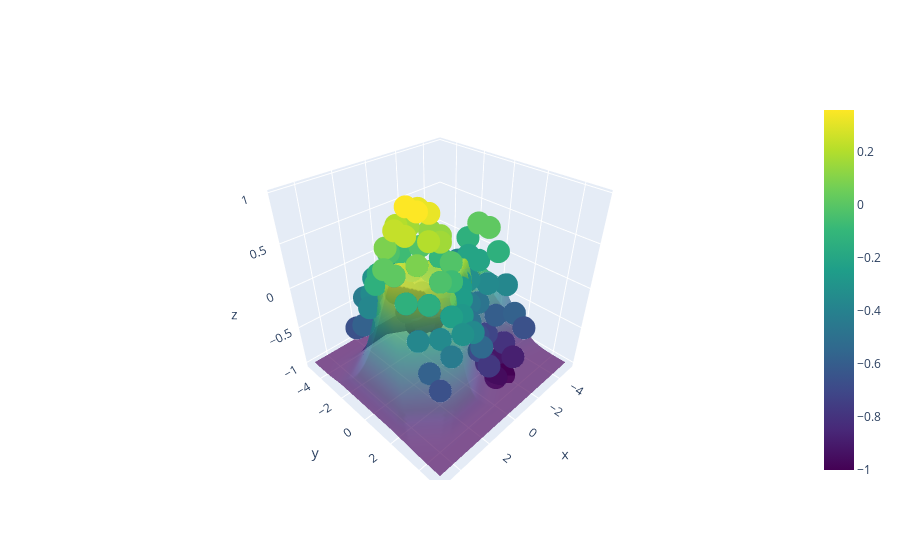

The cell this chart's notebook holds for it:
### Markdown cell above
Finally, let's take a look at the response of our MLP.

### Code cell
show_mlp_response_3d(mlp_1hl, x, y)
